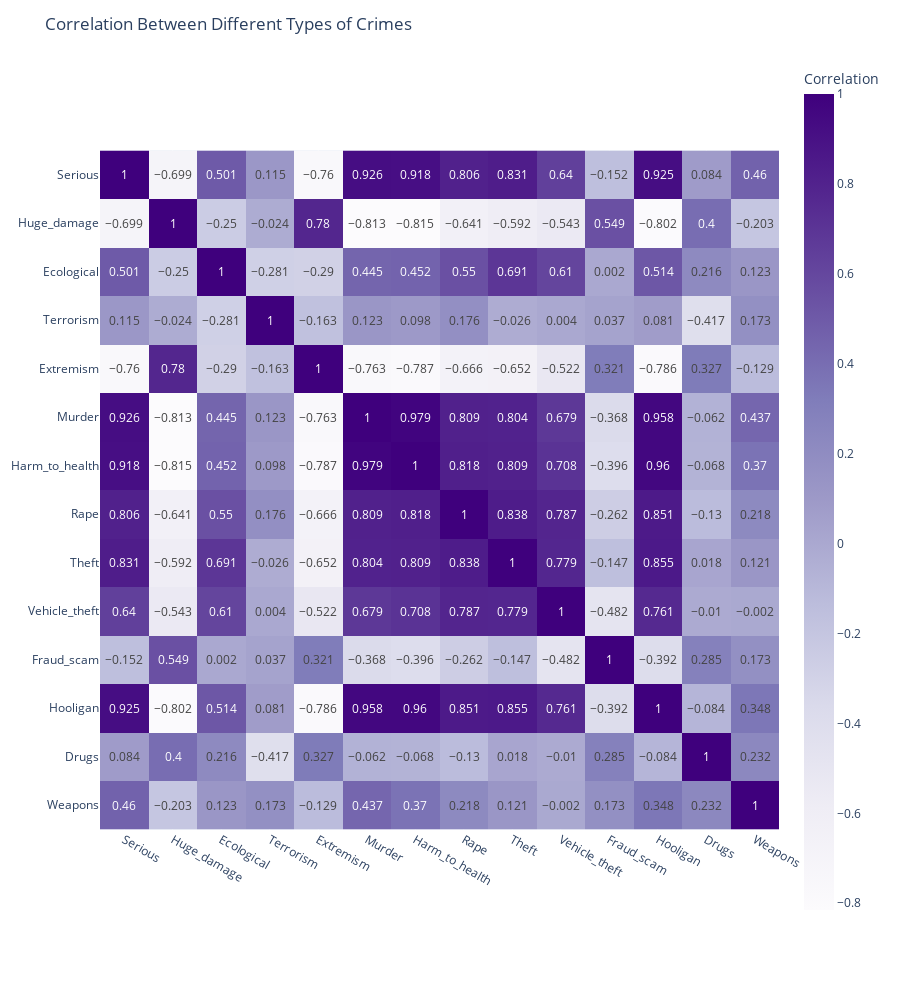

The code cell stored with this chart in its notebook:
### Markdown cell above
Using the first graph, we can conveniently view crime statistics by year and month.
Using the second graph, we can see that the total number of crimes was the highest in the period from 2003 to 2007, then it steadily decreased.

### Code cell
correlation_matrix = df[df.columns[2:-1]].corr(method="spearman").round(3)

fig = px.imshow(correlation_matrix, x=correlation_matrix.index, y=correlation_matrix.columns,
                labels=dict(color="Correlation"), color_continuous_scale='Purples', text_auto=True, height=1000)

fig.update_layout(title='Correlation Between Different Types of Crimes')
fig.show()

### Figure 1 — Plotly figure (JSON) as saved in the notebook; plotly's stock layout.template omitted (floating-point values rounded to 4 significant figures; data arrays with more than 128 entries replaced by an {"elided": "..."} marker saying what was removed)
{"data": [{"coloraxis": "coloraxis", "hovertemplate": "x: %{x}<br>y: %{y}<br>Correlation: %{z}<extra></extra>", "name": "0", "texttemplate": "%{z}", "type": "heatmap", "x": ["Serious", "Huge_damage", "Ecological", "Terrorism", "Extremism", "Murder", "Harm_to_health", "Rape", "Theft", "Vehicle_theft", "Fraud_scam", "Hooligan", "Drugs", "Weapons"], "xaxis": "x", "y": ["Serious", "Huge_damage", "Ecological", "Terrorism", "Extremism", "Murder", "Harm_to_health", "Rape", "Theft", "Vehicle_theft", "Fraud_scam", "Hooligan", "Drugs", "Weapons"], "yaxis": "y", "z": {"elided": "14x14 float values"}}], "layout": {"coloraxis": {"colorbar": {"title": {"text": "Correlation"}}, "colorscale": [[0, "rgb(252,251,253)"], [0.125, "rgb(239,237,245)"], [0.25, "rgb(218,218,235)"], [0.375, "rgb(188,189,220)"], [0.5, "rgb(158,154,200)"], [0.625, "rgb(128,125,186)"], [0.75, "rgb(106,81,163)"], [0.875, "rgb(84,39,143)"], [1, "rgb(63,0,125)"]]}, "height": 1000, "margin": {"t": 60}, "title": {"text": "Correlation Between Different Types of Crimes"}, "xaxis": {"anchor": "y", "constrain": "domain", "domain": [0, 1], "scaleanchor": "y"}, "yaxis": {"anchor": "x", "autorange": "reversed", "constrain": "domain", "domain": [0, 1]}}}
